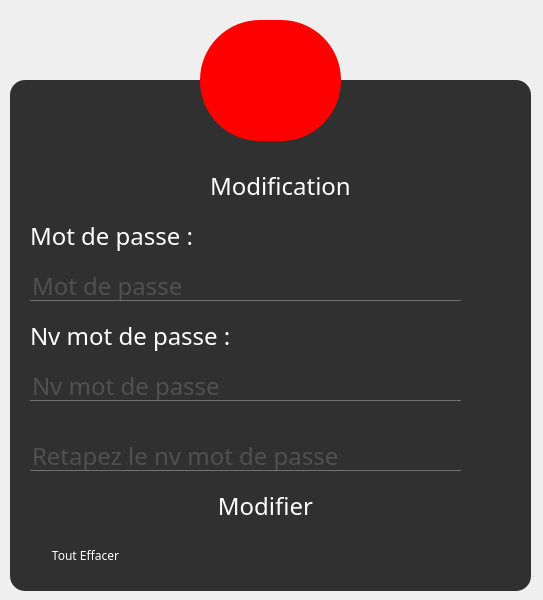
<?xml version="1.0" encoding="UTF-8"?>
<ui version="4.0">
 <class>MainWindow</class>
 <widget class="QMainWindow" name="MainWindow">
  <property name="geometry">
   <rect>
    <x>0</x>
    <y>0</y>
    <width>543</width>
    <height>600</height>
   </rect>
  </property>
  <property name="windowTitle">
   <string>Modifier le mot de passe</string>
  </property>
  <widget class="QWidget" name="centralwidget">
   <widget class="QFrame" name="frame">
    <property name="geometry">
     <rect>
      <x>10</x>
      <y>80</y>
      <width>521</width>
      <height>511</height>
     </rect>
    </property>
    <property name="styleSheet">
     <string notr="true">QFrame
{
background:rgba(0,0,0,0.8);
border-radius: 15px;
}</string>
    </property>
    <property name="frameShape">
     <enum>QFrame::StyledPanel</enum>
    </property>
    <property name="frameShadow">
     <enum>QFrame::Raised</enum>
    </property>
    <widget class="QPushButton" name="modifier">
     <property name="geometry">
      <rect>
       <x>20</x>
       <y>400</y>
       <width>471</width>
       <height>51</height>
      </rect>
     </property>
     <property name="styleSheet">
      <string notr="true">QPushButton{
color:white;
border-radius:15px;
font-family:century gothiw ;
font-size:24px;}

QPushButton:hover{
color:#333;
border-radius:15px;
background:red;
}</string>
     </property>
     <property name="text">
      <string>Modifier</string>
     </property>
    </widget>
    <widget class="QLineEdit" name="nv_mdp">
     <property name="geometry">
      <rect>
       <x>20</x>
       <y>290</y>
       <width>431</width>
       <height>31</height>
      </rect>
     </property>
     <property name="styleSheet">
      <string notr="true">QLineEdit
{
background:transparent;
border:none;
color:#717072;

font-family:century gothiw ;
font-size:24px;
border-bottom:1px solid #717072;
}</string>
     </property>
     <property name="text">
      <string/>
     </property>
     <property name="echoMode">
      <enum>QLineEdit::Password</enum>
     </property>
     <property name="placeholderText">
      <string>Nv mot de passe</string>
     </property>
    </widget>
    <widget class="QLabel" name="label">
     <property name="geometry">
      <rect>
       <x>200</x>
       <y>70</y>
       <width>171</width>
       <height>71</height>
      </rect>
     </property>
     <property name="styleSheet">
      <string notr="true">*{
font-family:century gothiw ;
font-size:24px;
}

QLabel {
color:white;
background:transparent;
}


</string>
     </property>
     <property name="text">
      <string>Modification</string>
     </property>
    </widget>
    <widget class="QLabel" name="label_3">
     <property name="geometry">
      <rect>
       <x>20</x>
       <y>230</y>
       <width>241</width>
       <height>51</height>
      </rect>
     </property>
     <property name="styleSheet">
      <string notr="true">*{
font-family:century gothiw ;
font-size:24px;
}

QLabel {
color:white;
background:transparent;
}


</string>
     </property>
     <property name="text">
      <string>Nv mot de passe :</string>
     </property>
    </widget>
    <widget class="QPushButton" name="effacer">
     <property name="geometry">
      <rect>
       <x>20</x>
       <y>460</y>
       <width>111</width>
       <height>31</height>
      </rect>
     </property>
     <property name="styleSheet">
      <string notr="true">QPushButton{
color:white;
border-radius:15px;
font-family:century gothiw ;
font-size:12px;}

QPushButton:hover{
color:#333;
border-radius:15px;
background:red;
}</string>
     </property>
     <property name="text">
      <string>Tout Effacer</string>
     </property>
    </widget>
    <widget class="QLineEdit" name="rmdp">
     <property name="geometry">
      <rect>
       <x>20</x>
       <y>360</y>
       <width>431</width>
       <height>31</height>
      </rect>
     </property>
     <property name="styleSheet">
      <string notr="true">QLineEdit
{
background:transparent;
border:none;
color:#717072;

font-family:century gothiw ;
font-size:24px;
border-bottom:1px solid #717072;
}</string>
     </property>
     <property name="text">
      <string/>
     </property>
     <property name="echoMode">
      <enum>QLineEdit::Password</enum>
     </property>
     <property name="placeholderText">
      <string>Retapez le nv mot de passe</string>
     </property>
    </widget>
    <widget class="QLabel" name="label_4">
     <property name="geometry">
      <rect>
       <x>20</x>
       <y>130</y>
       <width>241</width>
       <height>51</height>
      </rect>
     </property>
     <property name="styleSheet">
      <string notr="true">*{
font-family:century gothiw ;
font-size:24px;
}

QLabel {
color:white;
background:transparent;
}


</string>
     </property>
     <property name="text">
      <string>Mot de passe :</string>
     </property>
    </widget>
    <widget class="QLineEdit" name="mdp">
     <property name="geometry">
      <rect>
       <x>20</x>
       <y>190</y>
       <width>431</width>
       <height>31</height>
      </rect>
     </property>
     <property name="styleSheet">
      <string notr="true">QLineEdit
{
background:transparent;
border:none;
color:#717072;

font-family:century gothiw ;
font-size:24px;
border-bottom:1px solid #717072;
}</string>
     </property>
     <property name="text">
      <string/>
     </property>
     <property name="echoMode">
      <enum>QLineEdit::Password</enum>
     </property>
     <property name="placeholderText">
      <string>Mot de passe</string>
     </property>
    </widget>
   </widget>
   <widget class="QToolButton" name="toolButton">
    <property name="geometry">
     <rect>
      <x>200</x>
      <y>20</y>
      <width>141</width>
      <height>121</height>
     </rect>
    </property>
    <property name="styleSheet">
     <string notr="true">#toolButton

{
background:red;
border-radius:60px;
}</string>
    </property>
    <property name="text">
     <string/>
    </property>
    <property name="icon">
     <iconset>
      <normaloff>C:/Users/HP/Pictures/Camera Roll/user.png</normaloff>C:/Users/HP/Pictures/Camera Roll/user.png</iconset>
    </property>
    <property name="iconSize">
     <size>
      <width>50</width>
      <height>60</height>
     </size>
    </property>
   </widget>
  </widget>
 </widget>
 <resources/>
 <connections/>
</ui>
